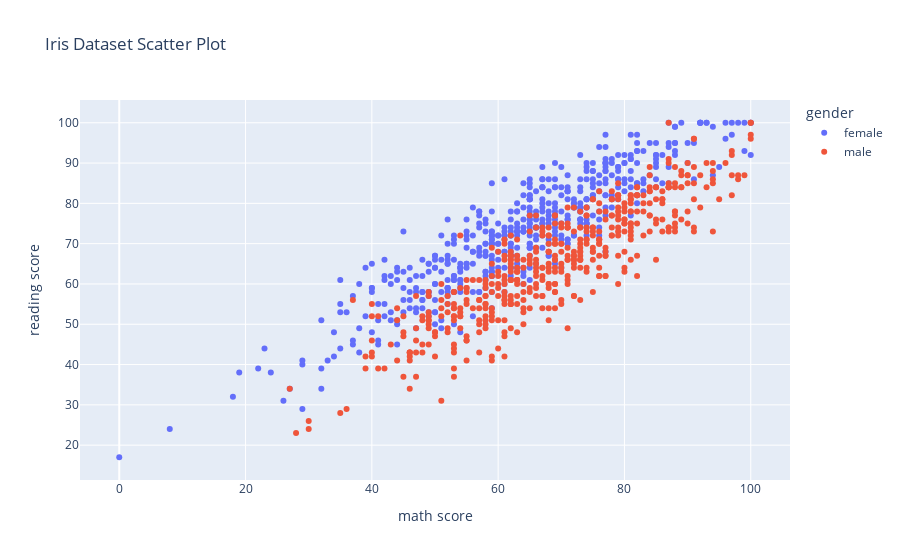

The notebook cell this image was saved under:
### Code cell
#fig = px.scatter (dt.)
fig = px.scatter(dt, x='math score', y='reading score', color='gender', 
                 title='Iris Dataset Scatter Plot')
fig.show()

### Figure 1 — Plotly figure (JSON) as saved in the notebook; plotly's stock layout.template omitted (floating-point values rounded to 4 significant figures; data arrays with more than 128 entries replaced by an {"elided": "..."} marker saying what was removed)
{"data": [{"hovertemplate": "gender=female<br>math score=%{x}<br>reading score=%{y}<extra></extra>", "legendgroup": "female", "marker": {"color": "#636efa", "symbol": "circle"}, "mode": "markers", "name": "female", "orientation": "v", "showlegend": true, "type": "scatter", "x": {"elided": "518 int values"}, "xaxis": "x", "y": {"elided": "518 int values"}, "yaxis": "y"}, {"hovertemplate": "gender=male<br>math score=%{x}<br>reading score=%{y}<extra></extra>", "legendgroup": "male", "marker": {"color": "#EF553B", "symbol": "circle"}, "mode": "markers", "name": "male", "orientation": "v", "showlegend": true, "type": "scatter", "x": {"elided": "482 int values"}, "xaxis": "x", "y": {"elided": "482 int values"}, "yaxis": "y"}], "layout": {"legend": {"title": {"text": "gender"}, "tracegroupgap": 0}, "title": {"text": "Iris Dataset Scatter Plot"}, "xaxis": {"anchor": "y", "domain": [0, 1], "title": {"text": "math score"}}, "yaxis": {"anchor": "x", "domain": [0, 1], "title": {"text": "reading score"}}}}
